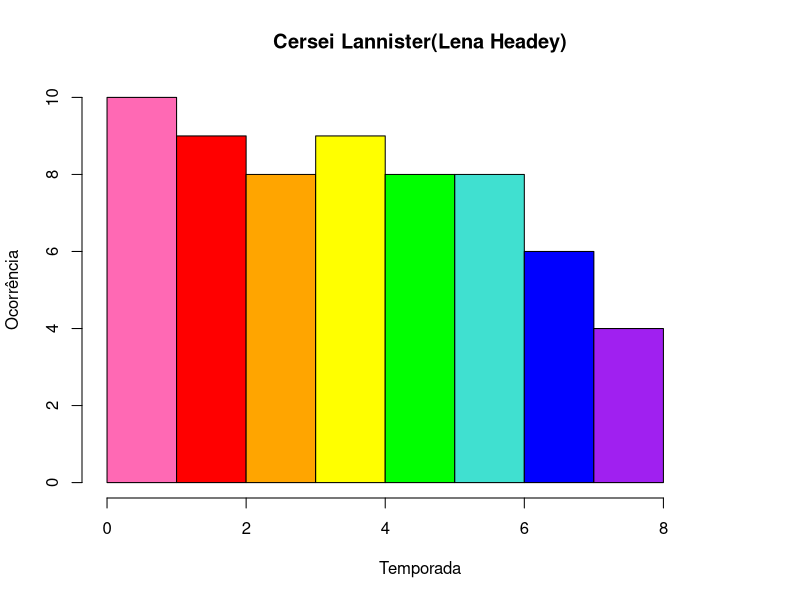

The R source for this figure:
#Projeto de Estatística
#Gabriel Braz Cavalcante Silva (gbcs)
#Eduardo Guimarães Medeiros (egm3)

got = read.csv("planilha_got.csv")

#Primeira Questão:
print(got)

#Segunda e Terceira Questão:
#  Utilizamos a função table() para calcular a moda, tal função retorna a frequência de cada elemento do vetor,
# depois obtemos o elemento de maior frequência.
moda = function(nota){
  aux = as.numeric(names(which.max(table(nota))))
  return(aux)
}
result1 = mean(got$Nota)
result2 = sd(got$Nota)
result3 = moda(got$Nota)
print(result1)
print(result2)
print(result3)

#Terceira Questão:
# Todas as funções já estavam implementadas na linguagem R
result1 = mean(got$Audiencia.Em.milhoes.)
result2 = sd(got$Audiencia.Em.milhoes.)
result3 = median(got$Audiencia.Em.milhoes.)
print(result1)
print(result2)
print(result3)

#Quarta Questâo:
# Itera pelo vetor de notas, e armazena o nome dos episódios de nota >= a 9
nota_9 = function(){
  nome = c()
  for (i in 1:length(got$Nota)){
    if (got$Nota[i] >= 9){
      nome = c(nome, toString(got$Episodio[i]))
    }
  }
  return(nome)
}
res = nota_9()
print(res)

#Quinta Questão:
# A função minimax() encontra onde começa e termina a temporada t; e retorna o episódio de menor e maior nota da temporada.
# A função notas() utiliza a função minimax() para todas as temporadas, armazenando em um dataframe os episódios e as notas.

b = length(table(got$Temporada))
minimax = function(t){
  len = table(got$Temporada)
  s = 0
  m = data.frame(nm = c(), nt = c())
  if (t > 1){
    for(i in 1:(t-1)){
      s = s + as.numeric(len[i])
    }
  }
  x = s + 1
  for (i in 1:len[t]){
    m = data.frame(nm = c(as.character(m$nm), as.character(got$Episodio[x])), nt = c(m$nt, got$Nota[x]))
    x = x + 1
  }
  a = which.max(m$nt) + s
  b = which.min(m$nt) + s
  maximo = data.frame(ep_max = got$Episodio[a], nt_max = got$Nota[a])
  minimo = data.frame(ep_min = got$Episodio[b], nt_min = got$Nota[b])
  resp = data.frame(minimo, maximo)
  return(resp)
}

notas = function(){
  ep = c()
  nt = c()
  te = c()
  for (i in 1:b) {
    aux = minimax(i)
    ep = c(ep, toString(aux$ep_min), toString(aux$ep_max))
    nt = c(nt, aux$nt_min, aux$nt_max)
    te = c(te, i, i)
  }
  resp = data.frame(TÍTULO = ep, NOTA = nt, TEMPORADA = te)
  return(resp)
}

res = notas()
print(res)

#Sexta Questão:
# Equanto iteramos pelo vetor de temporadas, armazenamos os elementos de cada temporada.
# Quando mudamos de temporada, calculamos o desvio padrão da temporada anterior e o armazenamos em um vetor.
# Por fim retornamos a temporada de menor desvio padrão.
desivo_padrao = function(){
  c = length(got$Temporada)
  t = 1
  dp = c()
  au = c()
  for (i in 1:c){
    if (got$Temporada[i] == t){
      au = c(au, got$Audiencia.Em.milhoes.[i])
    }else {
      dpt = sd(au)
      dp = c(dp, dpt)
      t = t + 1
      au = c(got$Audiencia.Em.milhoes.[i])
    }
  }
  return(which.min(dp))
}
res = desivo_padrao()
print(res)


#Sétima Questão
# Itera pelo vetor de personagens e armazena os episódios em que ele aparece.
personagem = function(nome){
  c = length(got$Temporada)
  m = c()
  for (i in 1:c){
    a = got$Personagens[i]
    p = unlist(strsplit(as.character(a), ","))
    if(any(p == nome)) {
      m = c(m, got$Nota[i])
    }
  }
  me = mean(m)
  return(me)
}
nome = "Brienne of Tarth(Gwendoline Christie)"
res = personagem(nome)
print(res)


#Oitava Questão:
# Primeiramente, encontramos os episódios em que a temporada t começa e termina.
# Então armazenamos todos os personagens de cada episódio em um vetor. Em seguida usamos a função table() para termos
# a frequência de cada personagem. Por fim, retornamos os personagens que possuem frequência = 1.
unico_episodio = function(t){
  len = table(got$Temporada)
  s = 1
  if (t > 1){
    for(i in 1:(t-1)){
      s = s + as.numeric(len[i])
    }
  }
  p = c()
  for (i in 1:len[t]){
    a = got$Personagens[s]
    au = unlist(strsplit(as.character(a), ","))
    p = c(p, au)
    s = s + 1
  }
  g = table(p)
  p= c()
  for(i in 1:length(g)) {
    if (g[i] == 1){
      p = c(p, names(g[i]))
    }
  }
  return(p)
}

t = 4
res = unico_episodio(t)
print(res)


#Nona Questão:
# De início, calculamos a frequência do personagem em cada temporada, para isso utilizamos um metódo
# semelhante ao da sexta questão. Dessa forma, utilizamos um inteiro, indicando a temporada, para  
# cada episódio que o personagem aparece. Por fim, passamos esse vetor para o histograma.
histograma = function(nome) {
  c = length(got$Temporada)
  t = 1
  i = 1
  qq = c()
  while (i <= c){
    if (got$Temporada[i] == t){
      a = got$Personagens[i]
      au = unlist(strsplit(as.character(a), ","))
      if (any(au == nome)){
        qq = c(qq, t)
      }
      i = i + 1
    }else {
      t = t + 1
    }
  }
  brk = c(0, 1, 2, 3, 4, 5, 6, 7, 8)
  color = c("hot pink","red","orange","yellow","green", "turquoise", "blue", "purple")
  xl = "Temporada"
  yl = "Ocorrência"
  graph = hist(qq, main = nome, xlab = xl, ylab = yl, xlim = c(0, 9), ylim = c(0, 10), right = TRUE, breaks = brk, col = color, border = "black")
} 
#Cersei Lannister(Lena Headey)
#Bran Stark(Isaac Hempstead)
#"Eddard 'Ned' Stark(Sean Bean)"
nome = "Cersei Lannister(Lena Headey)"
histograma(nome)
